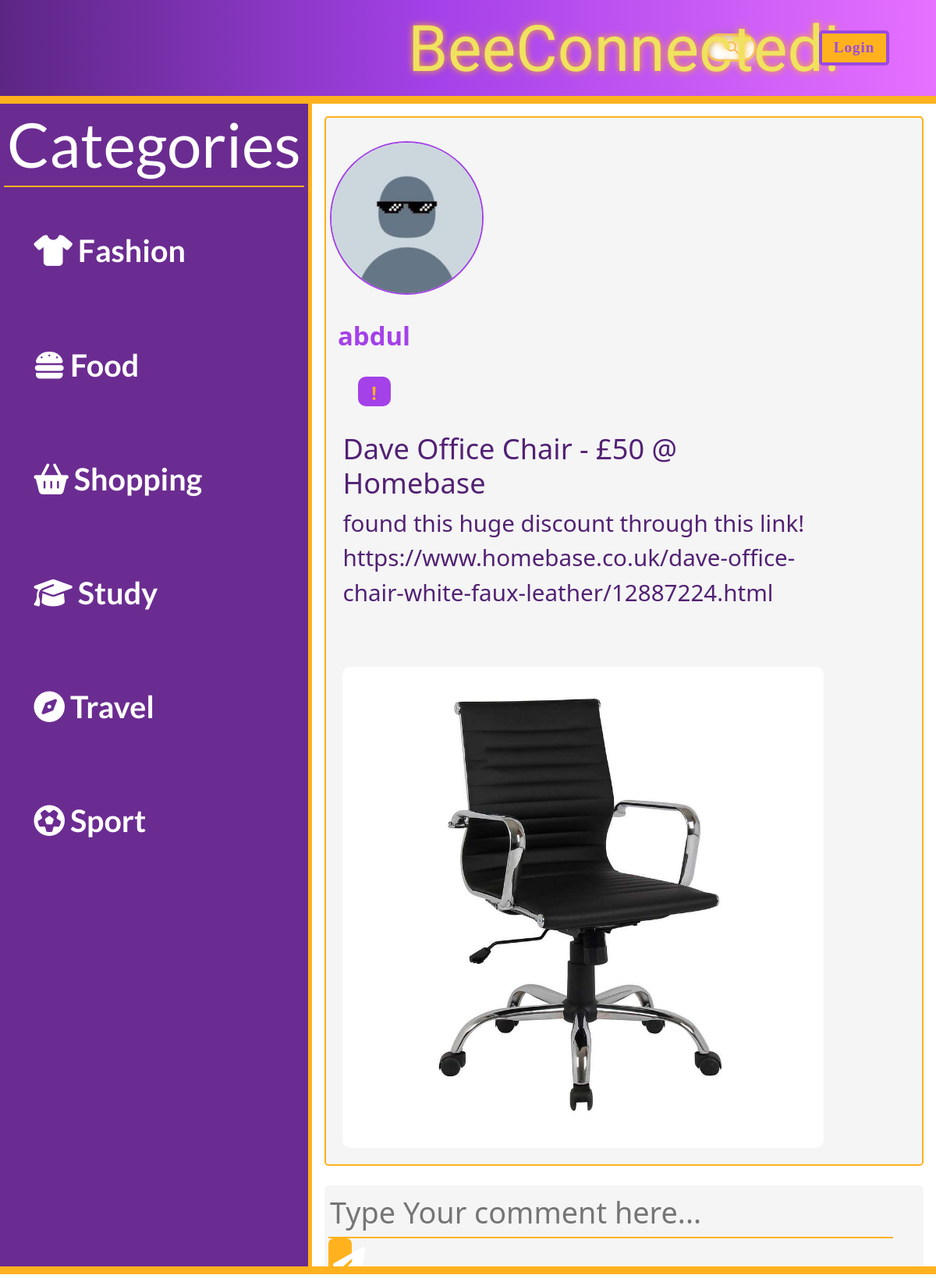
The page /post.php?pid=85 on the database its author committed.
### tables this page shows
CREATE TABLE `category` (
  `id` tinyint(4) NOT NULL AUTO_INCREMENT,
  `name` varchar(64) NOT NULL,
  `icon` varchar(64) NOT NULL DEFAULT 'fa-solid fa-bars',
  `enable` tinyint(1) NOT NULL DEFAULT '1',
  PRIMARY KEY (`id`)
);

CREATE TABLE `post` (
  `pid` int(11) NOT NULL AUTO_INCREMENT COMMENT 'post ID',
  `title` text NOT NULL,
  `category` text NOT NULL,
  `content` longtext NOT NULL,
  `author` bigint(11) NOT NULL COMMENT 'linked to userid',
  `hide` tinyint(1) unsigned NOT NULL DEFAULT '0' COMMENT 'visible or not',
  `view` bigint(20) unsigned NOT NULL DEFAULT '0',
  `attach_pic` varchar(128) NOT NULL,
  `date` datetime NOT NULL,
  PRIMARY KEY (`pid`),
  KEY `author` (`author`)
);

CREATE TABLE `user` (
  `userid` bigint(11) NOT NULL AUTO_INCREMENT,
  `username` varchar(32) NOT NULL,
  `password` varchar(64) NOT NULL,
  `bio` text,
  `permission` tinyint(3) unsigned NOT NULL DEFAULT '1',
  PRIMARY KEY (`userid`)
);

### include/function.php (called while the page is built, shortened)
<?php
function get_name_by_id($userid)
{
    global $conn;
    return mysqli_fetch_assoc(mysqli_query($conn, "SELECT username FROM user WHERE userid='$userid';"))['username'];
}
function getprofilepic($userid)
{
    if (file_exists("data/image_profile/$userid.png")) {
        return "data/image_profile/$userid.png";
    } elseif (file_exists("data/image_profile/$userid.jpg")) {
        return "data/image_profile/$userid.jpg";
    } elseif (file_exists("data/image_profile/$userid.jpeg")) {
        return "data/image_profile/$userid.jpeg";
    } elseif (file_exists("data/image_profile/$userid.gif")) {
        return "data/image_profile/$userid.gif";
    } else {
        return "data/image_profile/default.png";
    }
}
function post_getpic($postid)
{
    global $conn;
    $result = mysqli_fetch_assoc(mysqli_query($conn, "SELECT attach_pic FROM post WHERE pid={$postid};"))["attach_pic"];
    if ($result != "") {
        return "data/image_post/$result";
    } else {
        return "";
    }
}

### post.php (the view, shortened to what this page needs)
<?php
include("header.php");
if (!isset($_GET["pid"]) or $_GET["pid"] == "") {
    echo "<h1>Post not found</h1>";
    exit;
} else {
    $result_post = mysqli_query($conn, "SELECT pid, title, content, author FROM post WHERE hide='0' AND pid={$_GET["pid"]};");
    if (mysqli_num_rows($result_post) == 0) {
        echo "<h1>Post not found</h1>";
        exit;
    } else {
        $result_post = mysqli_fetch_assoc($result_post);
    }
}
?>
<head>
</head>
<link rel="stylesheet" href="resources/css/index.css">
<div class="main">
    <div class="container-fluid">
        <div class="row">
            <?php
            include "category.php"
            ?>
            <div class="col-8 content">
                <div class='posts post_read_more' id="posts">
                    <div class='read_more_main'>
                        <div class='img_user_report_read_more'>
                            <img src='<?php echo getprofilepic($result_post['author']); ?>'>
                            <h1><?php echo get_name_by_id($result_post['author']); ?></h1>
                            <a href='report.php?type=post&id=<?php echo $_GET["pid"]; ?>' class='report' title='report'>
                                !
                            </a>
                        </div>
                        <div class='post_content_read_more'>
                            <h1><?php echo htmlspecialchars_decode($result_post["title"]); ?></h1>
                            <p><?php echo htmlspecialchars_decode($result_post["content"]); ?></p><br>
                            <?php
                            $image=post_getpic($_GET["pid"]);
                            if ($image!="") {
                                echo "<img src='{$image}'>";
                            }
                            ?>
                        </div>
                    </div>
                    <div class='comment_input'>
                        <form action='action.php?action=comment_submit' method='post' autocomplete='off'>
                            <input type='text' class='comment_input_content' name='comment'
                                   placeholder='Type Your comment here...'
                                   required maxlength='300'>
                            <button class="send_comment" name='send_comment' type=submit><i
                                        class="fa-solid fa-paper-plane"></i></button>
                        </form>
                    </div>
                </div>
            </div>
        </div>
    </div>

### category.php
<div class="col categories">
    <a href="index.php"><h2>Categories</h2></a>
    <ul class="menu-hover-fill flex flex-col items-start leading-none text-2xl uppercase space-y-4">
        <?php
        $result = mysqli_query($conn, "SELECT name,icon FROM category WHERE enable='1';");
        if (mysqli_num_rows($result) > 0) {
            while ($row = mysqli_fetch_assoc($result)) {
                echo "<a href='index.php?category={$row['name']}'><li class='tablinks'><i class='{$row['icon']}'></i>{$row['name']}</li></a>";
            }
        }
        ?>
    </ul>
</div>

### resources/css/index.css (style rules this page uses)
body, .main { height: 100%; overflow: hidden; }
.main { border-bottom: 10px solid #FFB21D; }
.container-fluid { width: 100%; padding: 0; }
.col, .col-6 { height: 91.3vh; font-size: 3vh; padding-top: 5px; padding-left: 0; }
.row { border-top: 10px solid #FFB21D; margin: 0; height: 91.3vh; }
.row .categories h2 { font-size: 1.6em; border-bottom: 2px solid #FFB21D; padding-bottom: 5px; margin-left: 5px; margin-right: 5px; color: white; text-align: center; font-family: 'Lato', sans-serif; cursor: pointer; }
.main ul li { list-style-type: none; padding: 11%; width: 100%; font-family: 'Lato', sans-serif; }
.categories a { all: unset; width: 100%; display: inline-block; }
.categories ul { padding: 0; margin: 0; }
.categories li { transition: .1s; }
.categories { padding-bottom: 1%; background: #6B2C91; color: white; font-weight: bold; border-right: 5px solid #FFB21D; box-sizing: border-box; padding-right: 0; transition: .2s; }
.categories i { margin-right: 7px; }
.col-8 { padding: 0; height: 100%; }
.posts { height: 70%; border-bottom: 5px solid #FFB21D; box-sizing: border-box; width: 100%; padding: 2%; overflow: auto; overflow-x: hidden; }
.post_read_more { height: 100% !important; border: none !important; overflow: auto !important; }
.comment_input { width: 100%; display: block; height: auto; background-color: #F5F5F5; border-radius: 5px; margin-top: 1.5vh; padding: 5px; margin-bottom: 2vh; }
.comment_input input { all: unset; }
.comment_input input { width: 95%; border-bottom: 2px solid #FFB21D; font-size: 2.3vh; padding: 2px; display: inline-block; transition: .4s; }
.send_comment { width: 4%; display: inline-block; border: none; background-color: #FFB21D; height: 100%; border-radius: 7px; color: white; font-size: 2.5vh; }
.read_more_main { width: 100%; display: block; background-color: #F5F5F5; padding: 5px; border-radius: 5px; height: fit-content; min-height: 20vh; font-size: 2.3vh; border-color: #FFB21D; border-width: 2px; border-style: solid; }
.img_user_report_read_more { display: inline-block; width: 15%; height: 100%; text-align: center; vertical-align: top; }
.img_user_report_read_more img { width: 12vh; height: 12vh; border-radius: 100%; border: solid 2px #a441e8; display: block; object-fit: cover; margin: auto; margin-top: 1.5vh !important; }
.img_user_report_read_more h1 { display: block; font-size: 2vh; color: #a441e8; font-weight: bold; overflow: hidden; transition: .2s; margin-top: 2vh; }
.post_content_read_more { display: inline-block; width: 84%; height: fit-content; font-size: 2.3vh; padding-left: 1vh; padding-bottom: 1vh; }
.post_content_read_more h1 { font-size: 2.2vh; transition: .2s; max-lines: 1; color: #522174; width: 100%; margin-top: 2vh; }
.post_content_read_more p { width: 100%; color: #522174; transition: .2s; font-size: 1.8vh; height: fit-content; }
.post_content_read_more img { width: auto; height: auto; max-width: 100%; border-radius: 10px; }
.img_user_report_read_more .report { all: unset; }
.img_user_report_read_more .report { position: unset !important; display: block !important; margin: auto; margin-top: 2vh !important; width: 1.7vh; height: 1.7vh; padding: 2px 5px 4px 5px; color: #FFB21D; font-size: 1.4vh; text-decoration: none; text-transform: uppercase; overflow: hidden; transition: .5s; border: 2px solid #a441e8; border-radius: 10px; text-align: center; background-color: #a441e8; font-weight: bold; }
.post_read_more { overflow: auto !important; }

### rows shown on the page
category: name "Fashion"
category: name "Food"
category: name "Shopping"
category: name "Study"
category: name "Travel"
category: name "Sport"
post: author.username "abdul", title "Dave Office Chair - £50 @ Homebase", content "found this huge discount through this link! https://www.homebase.co.uk/dave-office-chair-white-faux-leather/12887224.html", attach_pic (picture)
